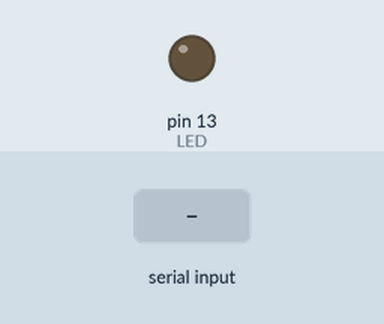
Bench run of a sketch on a simulated Arduino Uno, built with avr-gcc and run on an emulated ATmega328P. Shown: output pins drawn as LEDs (lit = HIGH). The inputs (shaded band) are chosen by the test bench.

Above: at 1.2 s.
1.3 s: "a" received over Serial
At 2.4 s:
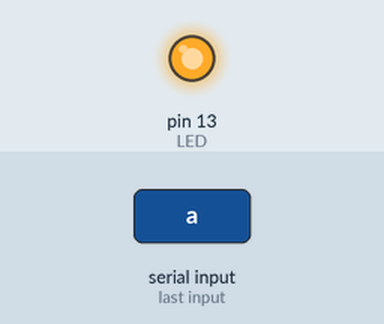
2.8 s: "b" received over Serial
At 3.6 s:
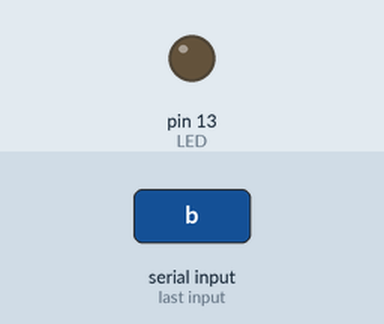
Timing chart, 0 to 5.8 s (numbered marks = the images above; inputs shaded):
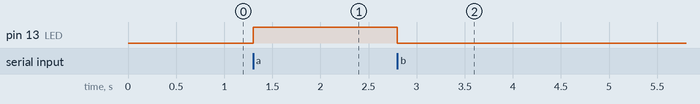

Measured:
- after the input at 1.3 s, pin 13 (LED): LOW → HIGH at once
- after the input at 2.8 s, pin 13 (LED): HIGH → LOW at once

The sketch:

arduino_serial.ino
```cpp
const int LED = LED_BUILTIN;

void setup() {
  pinMode(LED, OUTPUT);

  Serial.begin(9600);
}

void loop() {
  if (Serial.available() > 0) {

    char comando = Serial.read();

    if (comando == 'a') {
      digitalWrite(LED, HIGH);
    }

    else if (comando == 'b') {
      digitalWrite(LED, LOW);
    }
  }
}
```
